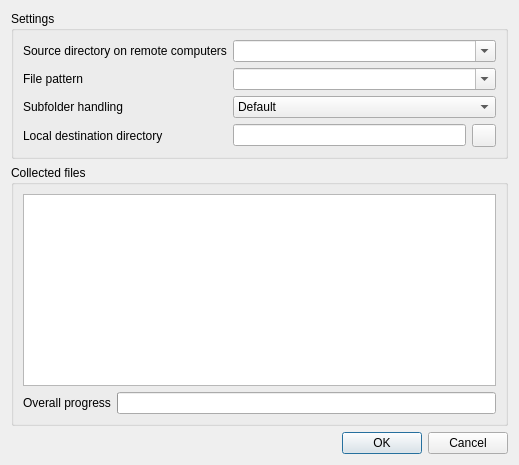
<?xml version="1.0" encoding="UTF-8"?>
<ui version="4.0">
 <class>FileCollectDialog</class>
 <widget class="QDialog" name="FileCollectDialog">
  <property name="windowTitle">
   <string>File transfer</string>
  </property>
  <property name="windowIcon">
   <iconset resource="filetransfer.qrc">
    <normaloff>:/filetransfer/collect-files.png</normaloff>:/filetransfer/collect-files.png</iconset>
  </property>
  <layout class="QVBoxLayout" name="verticalLayout_2">
   <item>
    <widget class="QGroupBox" name="settingsGroupBox">
     <property name="title">
      <string>Settings</string>
     </property>
     <layout class="QGridLayout" name="sourceLayout">
      <item row="2" column="0">
       <widget class="QLabel" name="label_2">
        <property name="text">
         <string>Subfolder handling</string>
        </property>
       </widget>
      </item>
      <item row="3" column="1">
       <widget class="QLineEdit" name="destinationDirectoryEdit">
        <property name="readOnly">
         <bool>true</bool>
        </property>
       </widget>
      </item>
      <item row="1" column="1" colspan="2">
       <widget class="QComboBox" name="filePatternComboBox">
        <property name="editable">
         <bool>true</bool>
        </property>
        <property name="toolTip">
         <string>Select a file type or enter patterns such as *.docx;*.pdf</string>
        </property>
       </widget>
      </item>
      <item row="3" column="2">
       <widget class="QToolButton" name="browseDestinationDirectoryButton">
        <property name="enabled">
         <bool>true</bool>
        </property>
        <property name="icon">
         <iconset resource="../../core/resources/core.qrc">
          <normaloff>:/core/document-open.png</normaloff>:/core/document-open.png</iconset>
        </property>
       </widget>
      </item>
      <item row="1" column="0">
       <widget class="QLabel" name="filePatternLabel">
        <property name="text">
         <string>File pattern</string>
        </property>
       </widget>
      </item>
      <item row="3" column="0">
       <widget class="QLabel" name="filePatternLabel_2">
        <property name="text">
         <string>Local destination directory</string>
        </property>
       </widget>
      </item>
      <item row="0" column="1" colspan="2">
       <widget class="QComboBox" name="sourceDirectoryComboBox">
        <property name="editable">
         <bool>true</bool>
        </property>
        <property name="toolTip">
         <string>Select a folder or enter a path relative to the user profile (e.g. Documents/Lop10) or an absolute path (e.g. C:\BaiLam)</string>
        </property>
       </widget>
      </item>
      <item row="0" column="0">
       <widget class="QLabel" name="sourceDirLabel">
        <property name="text">
         <string>Source directory on remote computers</string>
        </property>
       </widget>
      </item>
      <item row="2" column="1" colspan="2">
       <widget class="QComboBox" name="subfolderHandlingComboBox">
        <item>
         <property name="text">
          <string>Default</string>
         </property>
        </item>
        <item>
         <property name="text">
          <string>Files in source directory only</string>
         </property>
        </item>
        <item>
         <property name="text">
          <string>Files in source directory and subdirectories</string>
         </property>
        </item>
       </widget>
      </item>
     </layout>
    </widget>
   </item>
   <item>
    <widget class="QGroupBox" name="groupBox">
     <property name="title">
      <string>Collected files</string>
     </property>
     <layout class="QGridLayout" name="gridLayout">
      <item row="1" column="1">
       <widget class="QProgressBar" name="progressBar"/>
      </item>
      <item row="1" column="0">
       <widget class="QLabel" name="label">
        <property name="text">
         <string>Overall progress</string>
        </property>
       </widget>
      </item>
      <item row="0" column="0" colspan="2">
       <widget class="QTreeView" name="collectionsTreeView">
        <attribute name="headerCascadingSectionResizes">
         <bool>true</bool>
        </attribute>
        <attribute name="headerMinimumSectionSize">
         <number>300</number>
        </attribute>
        <attribute name="headerDefaultSectionSize">
         <number>300</number>
        </attribute>
       </widget>
      </item>
     </layout>
    </widget>
   </item>
   <item>
    <widget class="QDialogButtonBox" name="buttonBox">
     <property name="standardButtons">
      <set>QDialogButtonBox::StandardButton::Cancel|QDialogButtonBox::StandardButton::Ok</set>
     </property>
    </widget>
   </item>
  </layout>
 </widget>
 <resources>
  <include location="../../core/resources/core.qrc"/>
  <include location="filetransfer.qrc"/>
 </resources>
 <connections>
  <connection>
   <sender>buttonBox</sender>
   <signal>accepted()</signal>
   <receiver>FileCollectDialog</receiver>
   <slot>accept()</slot>
   <hints>
    <hint type="sourcelabel">
     <x>172</x>
     <y>529</y>
    </hint>
    <hint type="destinationlabel">
     <x>172</x>
     <y>275</y>
    </hint>
   </hints>
  </connection>
  <connection>
   <sender>buttonBox</sender>
   <signal>rejected()</signal>
   <receiver>FileCollectDialog</receiver>
   <slot>reject()</slot>
   <hints>
    <hint type="sourcelabel">
     <x>172</x>
     <y>529</y>
    </hint>
    <hint type="destinationlabel">
     <x>172</x>
     <y>275</y>
    </hint>
   </hints>
  </connection>
 </connections>
</ui>
